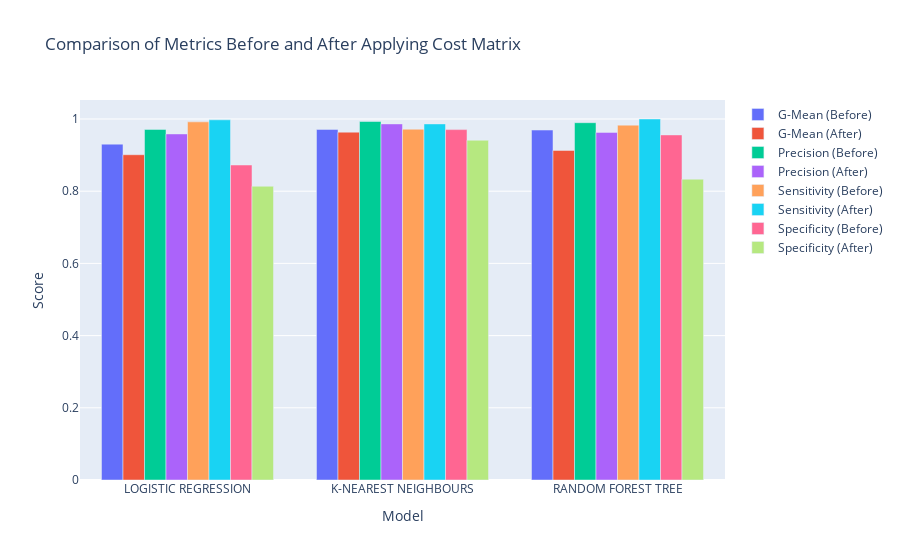

The code cell stored with this chart in its notebook:
### Code cell
"""
import plotly.graph_objects as go
Algos=list(roc_auc_scores.keys())

fig = go.Figure(data=[
    go.Bar(name='Accuracies', x=Algos, y=list(accuracies.values())),
    go.Bar(name='R2 scores', x=Algos, y=list(r2_scores.values())),
    go.Bar(name='Mean Squared Errors', x=Algos, y=list(mean_squared_errors.values())),
    go.Bar(name='ROC Auc Scores', x=Algos, y=list(roc_auc_scores.values()))
])
# Change the bar mode
fig.update_layout(barmode='group')
fig.show()"""
import plotly.graph_objects as go

models = list(gmeans_before.keys())

fig = go.Figure(data=[
    go.Bar(name='G-Mean (Before)', x=models, y=[gmeans_before[m] for m in models]),
    go.Bar(name='G-Mean (After)', x=models, y=[gmeans_after[m] for m in models]),
    
    go.Bar(name='Precision (Before)', x=models, y=[precisions_before[m] for m in models]),
    go.Bar(name='Precision (After)', x=models, y=[precisions_after[m] for m in models]),
    
    go.Bar(name='Sensitivity (Before)', x=models, y=[recalls_before[m] for m in models]),
    go.Bar(name='Sensitivity (After)', x=models, y=[recalls_after[m] for m in models]),
    
    go.Bar(name='Specificity (Before)', x=models, y=[specificities_before[m] for m in models]),
    go.Bar(name='Specificity (After)', x=models, y=[specificities_after[m] for m in models]),
])

fig.update_layout(
    title='Comparison of Metrics Before and After Applying Cost Matrix',
    xaxis_title='Model',
    yaxis_title='Score',
    barmode='group'
)
fig.show()

### Figure 1 — Plotly figure (JSON) as saved in the notebook; plotly's stock layout.template omitted (floating-point values rounded to 4 significant figures)
{"data": [{"name": "G-Mean (Before)", "type": "bar", "x": ["LOGISTIC REGRESSION", "K-NEAREST NEIGHBOURS", "RANDOM FOREST TREE"], "y": [0.9304, 0.9711, 0.9694]}, {"name": "G-Mean (After)", "type": "bar", "x": ["LOGISTIC REGRESSION", "K-NEAREST NEIGHBOURS", "RANDOM FOREST TREE"], "y": [0.901, 0.9635, 0.9129]}, {"name": "Precision (Before)", "type": "bar", "x": ["LOGISTIC REGRESSION", "K-NEAREST NEIGHBOURS", "RANDOM FOREST TREE"], "y": [0.9712, 0.9931, 0.9897]}, {"name": "Precision (After)", "type": "bar", "x": ["LOGISTIC REGRESSION", "K-NEAREST NEIGHBOURS", "RANDOM FOREST TREE"], "y": [0.9587, 0.9864, 0.9629]}, {"name": "Sensitivity (Before)", "type": "bar", "x": ["LOGISTIC REGRESSION", "K-NEAREST NEIGHBOURS", "RANDOM FOREST TREE"], "y": [0.9921, 0.9717, 0.983]}, {"name": "Sensitivity (After)", "type": "bar", "x": ["LOGISTIC REGRESSION", "K-NEAREST NEIGHBOURS", "RANDOM FOREST TREE"], "y": [0.9977, 0.9864, 1]}, {"name": "Specificity (Before)", "type": "bar", "x": ["LOGISTIC REGRESSION", "K-NEAREST NEIGHBOURS", "RANDOM FOREST TREE"], "y": [0.8725, 0.9706, 0.9559]}, {"name": "Specificity (After)", "type": "bar", "x": ["LOGISTIC REGRESSION", "K-NEAREST NEIGHBOURS", "RANDOM FOREST TREE"], "y": [0.8137, 0.9412, 0.8333]}], "layout": {"barmode": "group", "title": {"text": "Comparison of Metrics Before and After Applying Cost Matrix"}, "xaxis": {"title": {"text": "Model"}}, "yaxis": {"title": {"text": "Score"}}}}
